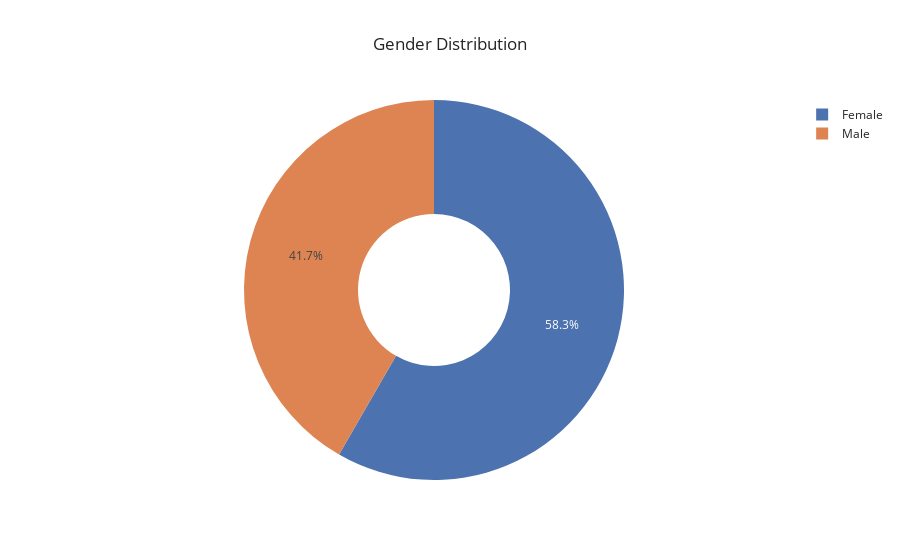

Notebook code for this chart:
### Markdown cell above
It can be observed that the image in question indeed contains a female face, and it is correctly labeled as 0.<br><br> 
Now that we have a clear understanding of the structure of the dataset, we can proceed to plot a pie chart to showcase the distribution of labels within the dataset.

### Code cell
# Plotting gender distribution pie plot
labels = {1:'Male', 0:'Female'} # Assigning 'Male' value for 1 and 'Female' value for 0
value_counts = gender['Male'].value_counts()
values = pd.DataFrame({'Male': value_counts.index, 'count': value_counts.values})
values['Male'] = values['Male'].map(labels)
fig = px.pie(values, values = 'count', names = 'Male', template = 'seaborn',
            title = 'Gender Distribution')
fig.update_traces(hole = .4)
fig.show()

### Figure 1 — Plotly figure (JSON) as saved in the notebook; plotly's stock layout.template omitted (floating-point values rounded to 4 significant figures)
{"data": [{"domain": {"x": [0, 1], "y": [0, 1]}, "hole": 0.4, "hovertemplate": "Male=%{label}<br>count=%{value}<extra></extra>", "labels": ["Female", "Male"], "legendgroup": "", "name": "", "showlegend": true, "type": "pie", "values": [118165, 84434]}], "layout": {"legend": {"tracegroupgap": 0}, "title": {"text": "Gender Distribution"}}}
